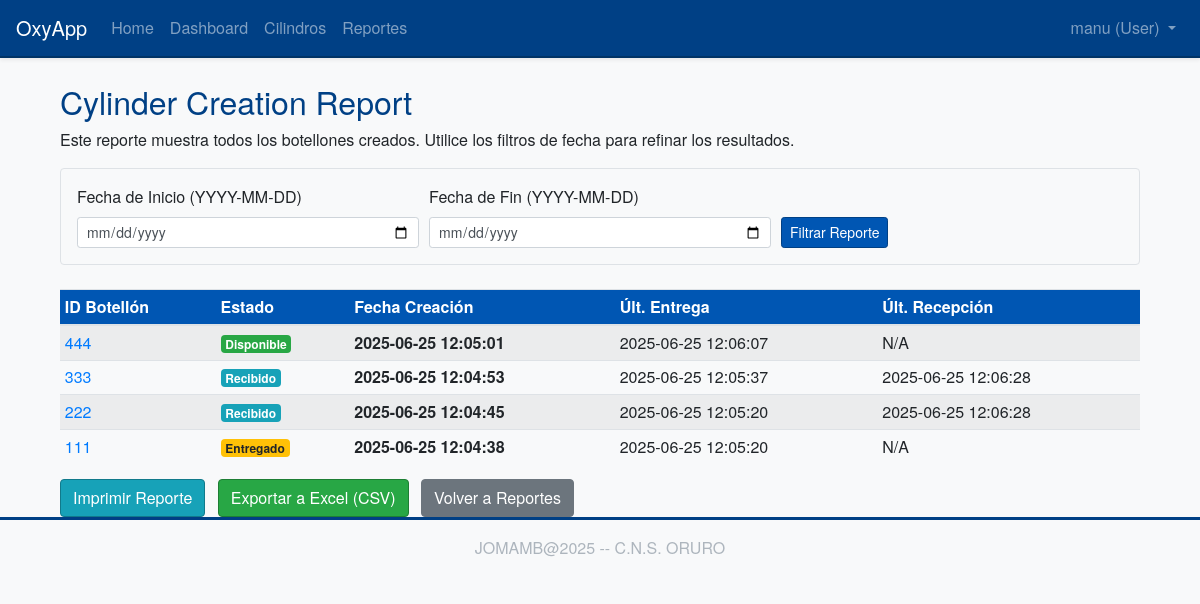
Before: /reports/creations (signed in) with the older database file.
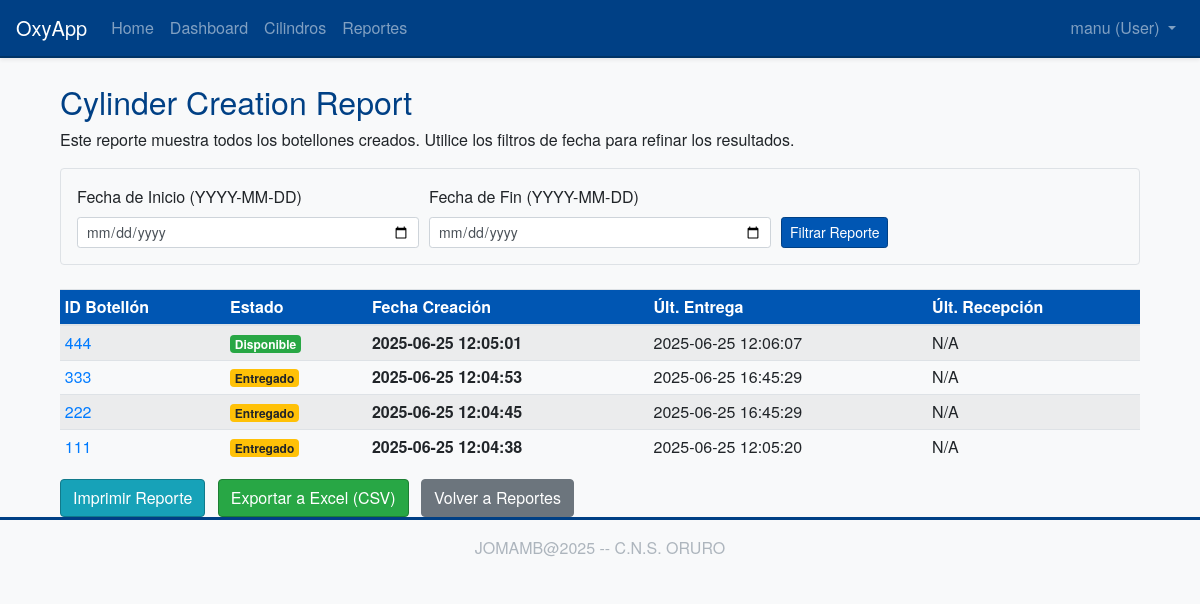
After: the same page with the newer database file.
### app/models/cylinder.py (models this page shows, shortened)
class Cylinder(db.Model):
    __tablename__ = 'cylinder'
    id = db.Column(db.Integer, primary_key=True)
    cylinder_id_tag = db.Column(db.String(64), index=True, unique=True, nullable=False)
    status = db.Column(db.String(64), default='available', nullable=False)
    creation_date = db.Column(db.DateTime, index=True, default=datetime.utcnow)
    reception_date = db.Column(db.DateTime, nullable=True, index=True)
    delivery_date = db.Column(db.DateTime, nullable=True, index=True)
    marca = db.Column(db.String(80), nullable=True)
    color = db.Column(db.String(50), nullable=True)
    numero_serie = db.Column(db.String(80), nullable=True, index=True)
    esta_activo = db.Column(db.Boolean, default=True, nullable=True, index=True)##solo para pruebas
    historial_movimientos = db.relationship(
        'HistorialMovimiento',
        backref='cilindro',
        lazy='dynamic',
        order_by='HistorialMovimiento.fecha_movimiento.desc()'
    )

### app/routes/reports.py (the view)
@bp.route('/creations', methods=['GET', 'POST'])
@login_required
def cylinder_creations_report():
    form = DateRangeReportForm(request.form)
    query = Cylinder.query
    fecha_inicio_data = None
    fecha_fin_data = None
    if request.method == 'POST' and form.clear_filter.data:
        return redirect(url_for('reports.cylinder_creations_report'))
    if form.validate_on_submit() and form.submit_filter.data:
        fecha_inicio_data = form.fecha_inicio.data
        fecha_fin_data = form.fecha_fin.data
    elif request.method == 'GET':
        fecha_inicio_str = request.args.get('fecha_inicio')
        fecha_fin_str = request.args.get('fecha_fin')
        try:
            if fecha_inicio_str: fecha_inicio_data = datetime.strptime(fecha_inicio_str, '%Y-%m-%d').date()
            if fecha_fin_str: fecha_fin_data = datetime.strptime(fecha_fin_str, '%Y-%m-%d').date()
            form.fecha_inicio.data = fecha_inicio_data # To display in the form
            form.fecha_fin.data = fecha_fin_data     # To display in the form
        except ValueError:
            flash('Invalid date format in URL. Use YYYY-MM-DD.', 'warning')
    if fecha_inicio_data:
        query = query.filter(Cylinder.creation_date >= datetime.combine(fecha_inicio_data, time.min))
    if fecha_fin_data:
        query = query.filter(Cylinder.creation_date <= datetime.combine(fecha_fin_data, time.max))
    page = request.args.get('page', 1, type=int)
    creations_pagination = query.order_by(Cylinder.creation_date.desc()).paginate(
        page=page, per_page=15, error_out=False
    )
    pagination_params = {'page': creations_pagination.next_num}
    if fecha_inicio_data: pagination_params['fecha_inicio'] = fecha_inicio_data.strftime('%Y-%m-%d')
    if fecha_fin_data: pagination_params['fecha_fin'] = fecha_fin_data.strftime('%Y-%m-%d')
    next_url = url_for('reports.cylinder_creations_report', **pagination_params) if creations_pagination.has_next else None
    pagination_params['page'] = creations_pagination.prev_num
    prev_url = url_for('reports.cylinder_creations_report', **pagination_params) if creations_pagination.has_prev else None
    return render_template('reports/creations_report.html',
                           title='Cylinder Creation Report',
                           form=form,
                           cylinders=creations_pagination.items,
                           pagination=creations_pagination,
                           next_url=next_url, prev_url=prev_url,
                           current_fecha_inicio=fecha_inicio_data.strftime('%Y-%m-%d') if fecha_inicio_data else None,
                           current_fecha_fin=fecha_fin_data.strftime('%Y-%m-%d') if fecha_fin_data else None)

### app/forms.py
class DateRangeReportForm(FlaskForm):
    fecha_inicio = DateField('Fecha de Inicio (YYYY-MM-DD)', format='%Y-%m-%d', validators=[Optional()])
    fecha_fin = DateField('Fecha de Fin (YYYY-MM-DD)', format='%Y-%m-%d', validators=[Optional(), date_check])
    submit_filter = SubmitField('Filtrar Reporte')
    clear_filter = SubmitField('Limpiar Filtro')

### app/models/user.py (called while the page is built)
@login.user_loader
def load_user(id):
    return User.query.get(int(id))

### app/templates/reports/creations_report.html (shortened to what this page needs)
{% extends "base.html" %}
{% import "bootstrap_wtf.html" as wtf %}
{% block content %}
<div class="container mt-4">
    <div class="printable-area">
        <h2>{{ title }}</h2>
        <p class="report-description">Este reporte muestra todos los botellones creados. Utilice los filtros de fecha para refinar los resultados.</p>
        <form method="POST" action="{{ url_for('reports.cylinder_creations_report') }}" class="mb-4 p-3 border rounded bg-light no-print">
            <div class="form-row align-items-end">
                <div class="col-md-4">
                    {{ form.fecha_inicio.label(class="form-control-label") }}
                    {{ form.fecha_inicio(class="form-control form-control-sm" + (" is-invalid" if form.fecha_inicio.errors else "")) }}
                </div>
                <div class="col-md-4">
                    {{ form.fecha_fin.label(class="form-control-label") }}
                    {{ form.fecha_fin(class="form-control form-control-sm" + (" is-invalid" if form.fecha_fin.errors else "")) }}
                </div>
                <div class="col-md-auto mb-2 mb-md-0">
                    {{ form.submit_filter(class="btn btn-primary btn-sm") }}
                </div>
            </div>
        </form>
        {% if cylinders %}
        <table class="table table-sm table-striped table-hover mt-3">
            <thead>
                <tr>
                    <th>ID Botellón</th>
                    <th>Estado</th>
                    <th>Fecha Creación</th>
                    <th>Últ. Entrega</th>
                    <th>Últ. Recepción</th>
                </tr>
            </thead>
            <tbody>
                {% for cylinder in cylinders %}
                <tr>
                    <td><a href="{{ url_for('cylinders.view_cylinder', cylinder_id=cylinder.id) }}">{{ cylinder.cylinder_id_tag }}</a></td>
                    <td>
                        <span class="badge badge-{% if cylinder.status == 'available' %}success{% elif cylinder.status == 'delivered' %}warning{% elif cylinder.status == 'received' %}info{% elif cylinder.status == 'maintenance' %}secondary{% elif cylinder.status == 'created' %}primary{% else %}light{% endif %}">
                            {% if cylinder.status == 'available' %}Disponible
                            {% elif cylinder.status == 'delivered' %}Entregado
                            {% elif cylinder.status == 'received' %}Recibido
                            {% elif cylinder.status == 'maintenance' %}Mantenimiento
                            {% elif cylinder.status == 'created' %}Creado
                            {% else %}{{ cylinder.status | title }}
                            {% endif %}
                        </span>
                    </td>
                    <td><strong>{{ cylinder.creation_date.strftime('%Y-%m-%d %H:%M:%S') if cylinder.creation_date else 'N/A' }}</strong></td>
                    <td>{{ cylinder.delivery_date.strftime('%Y-%m-%d %H:%M:%S') if cylinder.delivery_date else 'N/A' }}</td>
                    <td>{{ cylinder.reception_date.strftime('%Y-%m-%d %H:%M:%S') if cylinder.reception_date else 'N/A' }}</td>
                </tr>
                {% endfor %}
            </tbody>
        </table>
        {% else %}
        <div class="alert alert-info mt-3">
            No se encontraron botellones creados para el rango de fechas seleccionado o no hay botellones registrados.
        </div>
        {% endif %}
    </div>
    <div class="mt-3 no-print">
        <button onclick="window.print();" class="btn btn-info mr-2">Imprimir Reporte</button>
        <a href="{{ url_for('reports.export_creations_csv', fecha_inicio=current_fecha_inicio, fecha_fin=current_fecha_fin) }}" class="btn btn-success mr-2">Exportar a Excel (CSV)</a>
        <a href="{{ url_for('reports.index') }}" class="btn btn-secondary">Volver a Reportes</a>
    </div>
</div>
{% endblock %}

Changed rows visible on the page:
changed Cylinder (number 2 of 4 on the later page): delivery_date "2025-06-25 12:05:37" → "2025-06-25 16:45:29"; reception_date "2025-06-25 12:06:28" → "N/A"; status "Recibido" → "Entregado"
changed Cylinder (number 3 of 4 on the later page): delivery_date "2025-06-25 12:05:20" → "2025-06-25 16:45:29"; reception_date "2025-06-25 12:06:28" → "N/A"; status "Recibido" → "Entregado"
